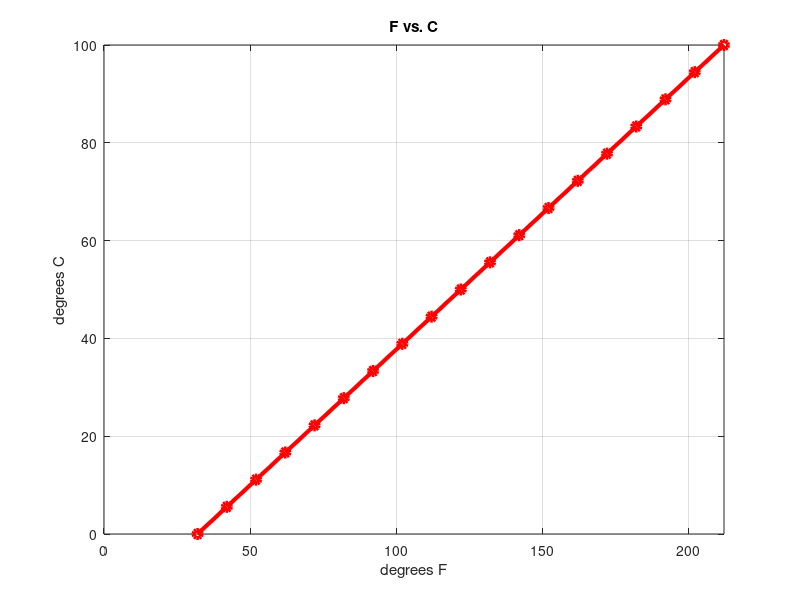

The MATLAB script that drew this image:
clc
clear

F=[32:10:212];
c=(F-32)*(5/9);

plot(F,c,'-or','LineWidth', 3);

xlabel('degrees F')
ylabel('degrees C')
title('F vs. C')
xlim([0,212])
ylim([0,100])
grid on


